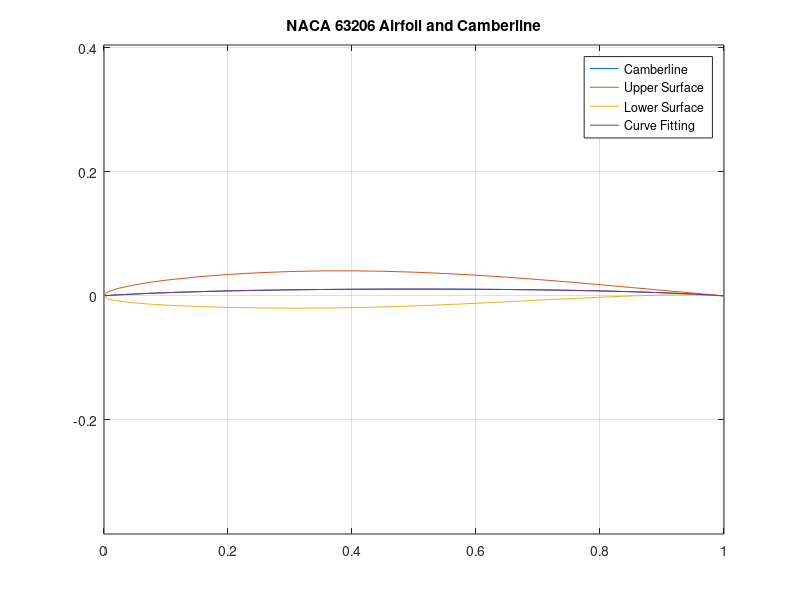

This figure's MATLAB source: (Note: this script raises an error after producing the figure.)
% THIN AIRFOIL THEORY APPLICATION WITH 4TH DEGREE CURVE FITTING
clear; clc;     % Clear previous variables

%% AIRFOIL DEFINITION
% NACA 63206 Airfoil coordinates of upper and lower surfaces
xu=[0, 0.00458, 0.00703, 0.01197, 0.02438, 0.04932, 0.07429, 0.0993, 0.14934, 0.19941, 0.2495, 0.2996, 0.3497, 0.39981, 0.44991, 0.5, 0.55008, 0.60015, 0.6502, 0.70023, 0.75023, 0.80022, 0.85049, 0.90013, 0.95006, 1];
yu=[0, 0.00551, 0.00677, 0.00876, 0.01241, 0.01776, 0.02189, 0.02526, 0.03058, 0.03451, 0.03736, 0.03926, 0.0403, 0.04042, 0.03972, 0.03826, 0.03612, 0.03338, 0.03012, 0.02642, 0.02237, 0.01804, 0.01356, 0.009, 0.00454, 0];
xl=[0, 0.00542, 0.00797, 0.01303, 0.02562, 0.05068, 0.07571, 0.1007, 0.15066, 0.20059, 0.2505, 0.3004, 0.3503, 0.40019, 0.45009, 0.5, 0.54992, 0.59985, 0.6498, 0.69977, 0.74927, 0.79978, 0.84981, 0.89987, 0.94994, 1];
yl=[0, -0.00451, -0.00537, -0.00662, -0.00869, -0.01144, -0.01341, -0.01492, -0.01712, -0.01859, -0.01946, -0.01982, -0.0197, -0.019, -0.01782, -0.0162, -0.01422, -0.01196, -0.00952, -0.00698, -0.00447, -0.00212, -0.0001, 0.00134, 0.00178, 0];

camberline_calc=(yu+yl)/2;                                                                  % Calculating the camberline
camber_fitting=(-0.07092*xu.^4)+(0.1413*xu.^3)+(-0.1306*xu.^2)+(0.06008*xu)+(0.0003009);    % Curve fitting

% Plotting the Airfoil geometry
figure(1)
plot(xu,camberline_calc)
grid on
hold on
plot(xu,yu)
plot(xl,yl)
plot(xu,camber_fitting)
legend("Camberline", "Upper Surface", "Lower Surface", "Curve Fitting")
title("NACA 63206 Airfoil and Camberline")
axis equal

%% CALCULATIONS
syms x theta    % Defining the variables x and theta

camber_line(x) = (-0.07092*x^4)+(0.1413*x^3)+(-0.1306*x^2)+(0.06008*x)+(0.0003009); % Curve Fitting
der_camber_line(x) = diff(camber_line);                                             % Taking derivative
camber_theta = der_camber_line((1-cos(theta))/2);                                   % Variable Transform

alpha = 0;                                                            % Angle of attack
A0 = alpha-double(1/pi()*int(camber_theta, theta, 0, pi()));          % Fourier Coefficient 0
A1 = double(2/pi()*int(camber_theta*cos(theta), theta, 0, pi()));     % Fourier Coefficient 1
A2 = double(2/pi()*int(camber_theta*cos(2*theta), theta, 0, pi()));   % Fourier Coefficient 2

gamma_theta(theta) = (A0*(1+cos(theta))/(sin(theta))) + A1*sin(theta) + A2*sin(2*theta); % Vortex Strength

alpha_cl_0 = double(-1/pi()*int(camber_theta*(cos(theta)-1),theta,0,pi()));  % Zero lift AoA
cm_ac = pi()/4*(A2-A1);                                                      % Moment Coefficient
cl = 2*pi()*(deg2rad(alpha)-alpha_cl_0);                                     % Lift Coefficient

figure(2)
fplot(gamma_theta,[0 pi()])     % Plotting the Sheet Vortex Strength
grid on
xlabel("x/c");
ylabel("gamma(theta)");
title('Sheet Vortex Strength vs Camberline as Theta')
disp(["AoA:       "+alpha; "AoA_Cl=0: "+alpha_cl_0; "Cm_AC:    "+cm_ac; "Cl:        "+cl])